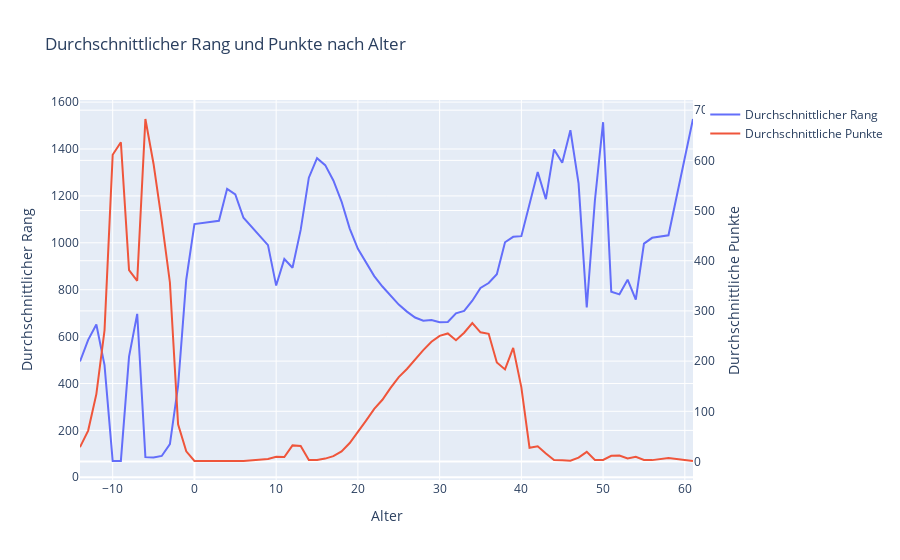

Source (notebook cell):
### Code cell
import plotly.graph_objects as go

age_group_stats = rankings.groupby('age').agg({'rank': 'mean', 'points': 'mean'}).reset_index()

# Erstellung des ersten Linienplots für den Durchschnittsrang
fig = go.Figure()
fig.add_trace(go.Scatter(x=age_group_stats['age'], y=age_group_stats['rank'], mode='lines', name='Durchschnittlicher Rang'))

# Erstellung des zweiten Linienplots für die Durchschnittspunkte
fig.add_trace(go.Scatter(x=age_group_stats['age'], y=age_group_stats['points'], mode='lines', name='Durchschnittliche Punkte', yaxis="y2"))

# Hinzufügen von Achsentiteln und Titel des Diagramms
fig.update_layout(
    title='Durchschnittlicher Rang und Punkte nach Alter',
    xaxis_title='Alter',
    yaxis_title='Durchschnittlicher Rang',
    yaxis2=dict(
        title='Durchschnittliche Punkte',
        overlaying='y',
        side='right'
    )
)

# Anzeigen des Diagramms
fig.show()

### Figure 1 — Plotly figure (JSON) as saved in the notebook; plotly's stock layout.template omitted (floating-point values rounded to 4 significant figures)
{"data": [{"mode": "lines", "name": "Durchschnittlicher Rang", "type": "scatter", "x": [-14, -13, -12, -11, -10, -9, -8, -7, -6, -5, -4, -3, -2, -1, 0, 3, 4, 5, 6, 9, 10, 11, 12, 13, 14, 15, 16, 17, 18, 19, 20, 21, 22, 23, 24, 25, 26, 27, 28, 29, 30, 31, 32, 33, 34, 35, 36, 37, 38, 39, 40, 41, 42, 43, 44, 45, 46, 47, 48, 49, 50, 51, 52, 53, 54, 55, 56, 58, 61], "y": [493.7, 586.0, 651.8, 478.2, 69.44, 69.77, 514.5, 696.7, 85.96, 84.1, 90.88, 141.4, 390.0, 842.5, 1080.0, 1094.0, 1230.0, 1207.0, 1107.0, 990.2, 817.6, 930.7, 893.6, 1055.0, 1278.0, 1361.0, 1331.0, 1266.0, 1176.0, 1061.0, 974.2, 914.3, 858.1, 813.6, 777.1, 736.6, 706.5, 681.2, 668.0, 670.8, 661.5, 662.6, 699.4, 709.2, 753.1, 807.3, 828.5, 866.1, 1002.0, 1025.0, 1028.0, 1159.0, 1302.0, 1186.0, 1398.0, 1342.0, 1480.0, 1253.0, 724.9, 1181.0, 1514.0, 791.7, 780.1, 842.5, 757.5, 996.5, 1021.0, 1032, 1528]}, {"mode": "lines", "name": "Durchschnittliche Punkte", "type": "scatter", "x": [-14, -13, -12, -11, -10, -9, -8, -7, -6, -5, -4, -3, -2, -1, 0, 3, 4, 5, 6, 9, 10, 11, 12, 13, 14, 15, 16, 17, 18, 19, 20, 21, 22, 23, 24, 25, 26, 27, 28, 29, 30, 31, 32, 33, 34, 35, 36, 37, 38, 39, 40, 41, 42, 43, 44, 45, 46, 47, 48, 49, 50, 51, 52, 53, 54, 55, 56, 58, 61], "y": [28.53, 61.63, 134.3, 261.3, 611.2, 636.0, 381.5, 360.1, 682.4, 592.8, 479.9, 356.7, 74.29, 20.36, 1, 1.608, 1.018, 1, 1, 4.833, 9.5, 8.938, 32.11, 30.89, 2.804, 2.986, 5.754, 10.61, 19.94, 36.84, 58.42, 81.37, 104.7, 123.0, 146.5, 168.0, 184.4, 204.3, 222.0, 238.7, 250.4, 255.1, 241.7, 256.5, 275.7, 257.4, 254.3, 197.2, 183.5, 226.5, 147.8, 27.35, 30.26, 16.02, 3.16, 2.464, 1.567, 7.645, 19.12, 2.871, 3.15, 11.35, 12, 5.929, 9.381, 3.167, 2.762, 7, 1], "yaxis": "y2"}], "layout": {"title": {"text": "Durchschnittlicher Rang und Punkte nach Alter"}, "xaxis": {"title": {"text": "Alter"}}, "yaxis": {"title": {"text": "Durchschnittlicher Rang"}}, "yaxis2": {"overlaying": "y", "side": "right", "title": {"text": "Durchschnittliche Punkte"}}}}
